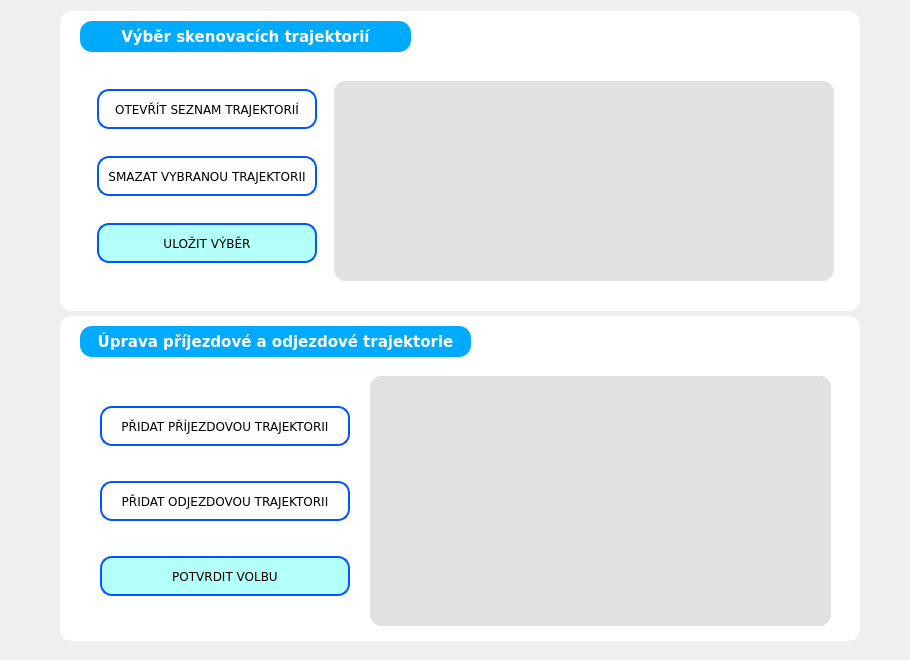
    <widget class="QWidget" name="trajektorie_page">
     <widget class="QWidget" name="verticalLayoutWidget_6">
      <property name="geometry">
       <rect>
        <x>30</x>
        <y>10</y>
        <width>871</width>
        <height>641</height>
       </rect>
      </property>
      <layout class="QVBoxLayout" name="trajektorie_page_layout" stretch="0,0">
       <property name="spacing">
        <number>5</number>
       </property>
       <property name="leftMargin">
        <number>30</number>
       </property>
       <property name="topMargin">
        <number>1</number>
       </property>
       <property name="rightMargin">
        <number>5</number>
       </property>
       <property name="bottomMargin">
        <number>10</number>
       </property>
       <item>
        <widget class="QWidget" name="wid_sken_strategy_2" native="true">
         <property name="minimumSize">
          <size>
           <width>700</width>
           <height>250</height>
          </size>
         </property>
         <property name="maximumSize">
          <size>
           <width>800</width>
           <height>300</height>
          </size>
         </property>
         <property name="autoFillBackground">
          <bool>false</bool>
         </property>
         <property name="styleSheet">
          <string notr="true">background-color: rgb(255, 255, 255);
border-radius: 12px;
</string>
         </property>
         <widget class="QLabel" name="title_sken_strategy_2">
          <property name="geometry">
           <rect>
            <x>20</x>
            <y>10</y>
            <width>331</width>
            <height>31</height>
           </rect>
          </property>
          <property name="font">
           <font>
            <family>Verdana</family>
            <pointsize>11</pointsize>
            <bold>true</bold>
           </font>
          </property>
          <property name="styleSheet">
           <string notr="true">background-color: rgb(0, 170, 255);
color: rgb(255, 255, 255);</string>
          </property>
          <property name="text">
           <string>Výběr skenovacích trajektorií</string>
          </property>
          <property name="alignment">
           <set>Qt::AlignmentFlag::AlignCenter</set>
          </property>
         </widget>
         <widget class="QWidget" name="horizontalLayoutWidget_2">
          <property name="geometry">
           <rect>
            <x>20</x>
            <y>50</y>
            <width>761</width>
            <height>241</height>
           </rect>
          </property>
          <layout class="QHBoxLayout" name="horizontalLayout_2">
           <property name="spacing">
            <number>1</number>
           </property>
           <property name="leftMargin">
            <number>1</number>
           </property>
           <property name="topMargin">
            <number>1</number>
           </property>
           <property name="rightMargin">
            <number>1</number>
           </property>
           <property name="bottomMargin">
            <number>1</number>
           </property>
           <item>
            <layout class="QVBoxLayout" name="vyber_traj_layout">
             <property name="spacing">
              <number>1</number>
             </property>
             <property name="leftMargin">
              <number>10</number>
             </property>
             <property name="topMargin">
              <number>1</number>
             </property>
             <property name="rightMargin">
              <number>10</number>
             </property>
             <property name="bottomMargin">
              <number>10</number>
             </property>
             <item>
              <widget class="QPushButton" name="open_traj_btn">
               <property name="minimumSize">
                <size>
                 <width>150</width>
                 <height>40</height>
                </size>
               </property>
               <property name="maximumSize">
                <size>
                 <width>220</width>
                 <height>40</height>
                </size>
               </property>
               <property name="font">
                <font>
                 <family>Verdana</family>
                 <pointsize>9</pointsize>
                 <italic>false</italic>
                 <bold>false</bold>
                </font>
               </property>
               <property name="styleSheet">
                <string notr="true">QPushButton{
border: 2px solid #00AEEF;
border-color: rgb(0, 85, 255);
color: rgb(0, 0, 0);
}
QPushButton:pressed {
	background-color: rgb(206, 206, 206);
}</string>
               </property>
               <property name="text">
                <string>OTEVŘÍT SEZNAM TRAJEKTORIÍ</string>
               </property>
              </widget>
             </item>
             <item>
              <widget class="QPushButton" name="del_traj_btn">
               <property name="minimumSize">
                <size>
                 <width>220</width>
                 <height>40</height>
                </size>
               </property>
               <property name="maximumSize">
                <size>
                 <width>220</width>
                 <height>40</height>
                </size>
               </property>
               <property name="font">
                <font>
                 <family>Verdana</family>
                 <pointsize>9</pointsize>
                 <italic>false</italic>
                 <bold>false</bold>
                </font>
               </property>
               <property name="styleSheet">
                <string notr="true">QPushButton{
border: 2px solid #00AEEF;
border-color: rgb(0, 85, 255);
color: rgb(0, 0, 0);
}
QPushButton:pressed {
	background-color: rgb(206, 206, 206);
}</string>
               </property>
               <property name="text">
                <string>SMAZAT VYBRANOU TRAJEKTORII</string>
               </property>
              </widget>
             </item>
             <item>
              <widget class="QPushButton" name="save__all_traj_btn">
               <property name="minimumSize">
                <size>
                 <width>150</width>
                 <height>40</height>
                </size>
               </property>
               <property name="maximumSize">
                <size>
                 <width>220</width>
                 <height>40</height>
                </size>
               </property>
               <property name="font">
                <font>
                 <family>Verdana</family>
                 <pointsize>9</pointsize>
                 <italic>false</italic>
                 <bold>false</bold>
                </font>
               </property>
               <property name="styleSheet">
                <string notr="true">QPushButton{
border: 2px solid #00AEEF;
background-color: rgb(179, 255, 250);
border-color: rgb(0, 85, 255);
color: rgb(0, 0, 0);
}
QPushButton:pressed{
	background-color: rgb(161, 241, 0);
}</string>
               </property>
               <property name="text">
                <string>ULOŽIT VÝBĚR</string>
               </property>
              </widget>
             </item>
            </layout>
           </item>
           <item>
            <widget class="QScrollArea" name="scroll_vyber_traj">
             <property name="minimumSize">
              <size>
               <width>400</width>
               <height>200</height>
              </size>
             </property>
             <property name="maximumSize">
              <size>
               <width>500</width>
               <height>200</height>
              </size>
             </property>
             <property name="styleSheet">
              <string notr="true">background-color: rgb(226, 226, 226);</string>
             </property>
             <property name="widgetResizable">
              <bool>true</bool>
             </property>
             <widget class="QWidget" name="scrollAreaWidgetContents">
              <property name="geometry">
               <rect>
                <x>0</x>
                <y>0</y>
                <width>500</width>
                <height>200</height>
               </rect>
              </property>
             </widget>
            </widget>
           </item>
          </layout>
         </widget>
        </widget>
       </item>
       <item>
        <widget class="QWidget" name="wid_sken_strategy_3" native="true">
         <property name="minimumSize">
          <size>
           <width>700</width>
           <height>300</height>
          </size>
         </property>
         <property name="maximumSize">
          <size>
           <width>800</width>
           <height>350</height>
          </size>
         </property>
         <property name="autoFillBackground">
          <bool>false</bool>
         </property>
         <property name="styleSheet">
          <string notr="true">background-color: rgb(255, 255, 255);
border-radius: 12px;
</string>
         </property>
         <widget class="QLabel" name="title_sken_strategy_3">
          <property name="geometry">
           <rect>
            <x>20</x>
            <y>10</y>
            <width>391</width>
            <height>31</height>
           </rect>
          </property>
          <property name="font">
           <font>
            <family>Verdana</family>
            <pointsize>11</pointsize>
            <bold>true</bold>
           </font>
          </property>
          <property name="styleSheet">
           <string notr="true">background-color: rgb(0, 170, 255);
color: rgb(255, 255, 255);</string>
          </property>
          <property name="text">
           <string>Úprava příjezdové a odjezdové trajektorie</string>
          </property>
          <property name="alignment">
           <set>Qt::AlignmentFlag::AlignCenter</set>
          </property>
         </widget>
         <widget class="QWidget" name="horizontalLayoutWidget_3">
          <property name="geometry">
           <rect>
            <x>20</x>
            <y>50</y>
            <width>761</width>
            <height>270</height>
           </rect>
          </property>
          <layout class="QHBoxLayout" name="edit_traj_layout">
           <property name="spacing">
            <number>10</number>
           </property>
           <property name="leftMargin">
            <number>10</number>
           </property>
           <property name="topMargin">
            <number>10</number>
           </property>
           <property name="rightMargin">
            <number>10</number>
           </property>
           <property name="bottomMargin">
            <number>10</number>
           </property>
           <item>
            <layout class="QVBoxLayout" name="edit_traj_btn_layout">
             <property name="spacing">
              <number>15</number>
             </property>
             <property name="leftMargin">
              <number>10</number>
             </property>
             <property name="topMargin">
              <number>10</number>
             </property>
             <property name="rightMargin">
              <number>10</number>
             </property>
             <property name="bottomMargin">
              <number>10</number>
             </property>
             <item>
              <widget class="QPushButton" name="add_arrival_btn">
               <property name="minimumSize">
                <size>
                 <width>250</width>
                 <height>40</height>
                </size>
               </property>
               <property name="maximumSize">
                <size>
                 <width>250</width>
                 <height>40</height>
                </size>
               </property>
               <property name="font">
                <font>
                 <family>Verdana</family>
                 <pointsize>9</pointsize>
                 <italic>false</italic>
                 <bold>false</bold>
                </font>
               </property>
               <property name="styleSheet">
                <string notr="true">QPushButton{
border: 2px solid #00AEEF;
border-color: rgb(0, 85, 255);
color: rgb(0, 0, 0);
}
QPushButton:pressed {
	background-color: rgb(206, 206, 206);
}</string>
               </property>
               <property name="text">
                <string>PŘIDAT PŘÍJEZDOVOU TRAJEKTORII</string>
               </property>
              </widget>
             </item>
             <item>
              <widget class="QPushButton" name="add_departure_brn">
               <property name="minimumSize">
                <size>
                 <width>220</width>
                 <height>40</height>
                </size>
               </property>
               <property name="maximumSize">
                <size>
                 <width>250</width>
                 <height>40</height>
                </size>
               </property>
               <property name="font">
                <font>
                 <family>Verdana</family>
                 <pointsize>9</pointsize>
                 <italic>false</italic>
                 <bold>false</bold>
                </font>
               </property>
               <property name="styleSheet">
                <string notr="true">QPushButton{
border: 2px solid #00AEEF;
border-color: rgb(0, 85, 255);
color: rgb(0, 0, 0);
}
QPushButton:pressed {
	background-color: rgb(206, 206, 206);
}</string>
               </property>
               <property name="text">
                <string>PŘIDAT ODJEZDOVOU TRAJEKTORII</string>
               </property>
              </widget>
             </item>
             <item>
              <widget class="QPushButton" name="confirm_traj_brn">
               <property name="minimumSize">
                <size>
                 <width>200</width>
                 <height>40</height>
                </size>
               </property>
               <property name="maximumSize">
                <size>
                 <width>250</width>
                 <height>40</height>
                </size>
               </property>
               <property name="font">
                <font>
                 <family>Verdana</family>
                 <pointsize>9</pointsize>
                 <italic>false</italic>
                 <bold>false</bold>
                </font>
               </property>
               <property name="styleSheet">
                <string notr="true">QPushButton{
border: 2px solid #00AEEF;
background-color: rgb(179, 255, 250);
border-color: rgb(0, 85, 255);
color: rgb(0, 0, 0);
}
QPushButton:pressed{
	background-color: rgb(161, 241, 0);
}</string>
               </property>
               <property name="text">
                <string>POTVRDIT VOLBU</string>
               </property>
              </widget>
             </item>
            </layout>
           </item>
           <item>
            <widget class="QScrollArea" name="scrollArea_2">
             <property name="minimumSize">
              <size>
               <width>400</width>
               <height>250</height>
              </size>
             </property>
             <property name="maximumSize">
              <size>
               <width>500</width>
               <height>250</height>
              </size>
             </property>
             <property name="styleSheet">
              <string notr="true">background-color: rgb(225, 225, 225);</string>
             </property>
             <property name="widgetResizable">
              <bool>true</bool>
             </property>
             <widget class="QWidget" name="scrollAreaWidgetContents_2">
              <property name="geometry">
               <rect>
                <x>0</x>
                <y>0</y>
                <width>461</width>
                <height>250</height>
               </rect>
              </property>
             </widget>
            </widget>
           </item>
          </layout>
         </widget>
        </widget>
       </item>
      </layout>
     </widget>
    </widget>
